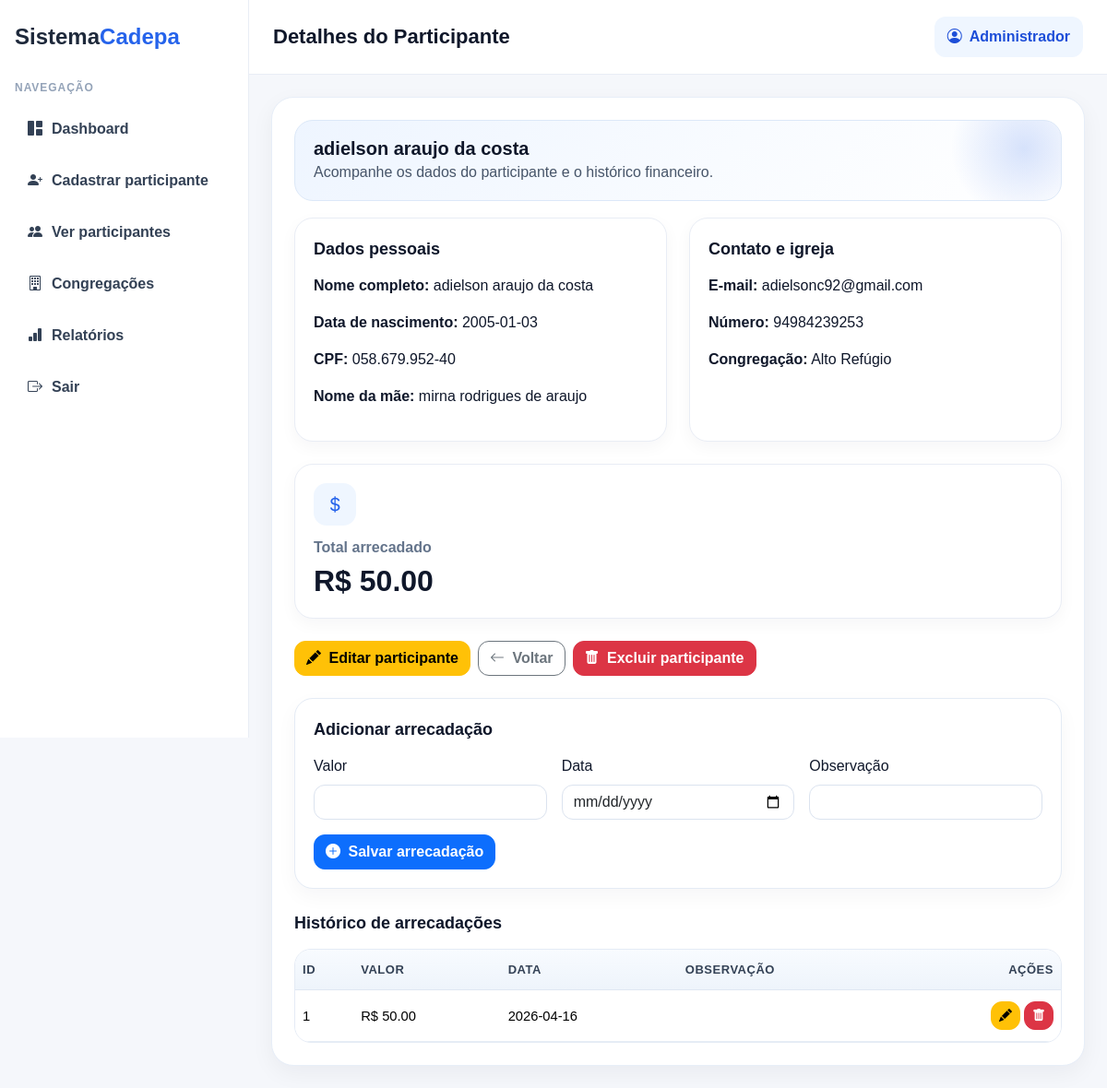
Page /participantes/1 (signed in) on the committed database.
### tables this page shows
CREATE TABLE participantes (
            id INTEGER PRIMARY KEY AUTOINCREMENT,
            nome_completo TEXT,
            data_nascimento TEXT,
            cpf TEXT UNIQUE,
            email TEXT,
            numero TEXT,
            nome_mae TEXT,
            congregacao TEXT
        );

CREATE TABLE arrecadacoes (
            id INTEGER PRIMARY KEY AUTOINCREMENT,
            participante_id INTEGER,
            valor REAL,
            data_lancamento TEXT,
            observacao TEXT,
            FOREIGN KEY (participante_id) REFERENCES participantes(id)
        );

### app.py (the view)
@app.route("/participantes/<int:id>")
def detalhe_participante(id):
    if "user_id" not in session:
        return redirect("/login")
    conn = get_db()
    participante = conn.execute("""
        SELECT * FROM participantes
        WHERE id = ?
    """, (id,)).fetchone()
    arrecadacoes = conn.execute("""
        SELECT * FROM arrecadacoes
        WHERE participante_id = ?
        ORDER BY id DESC
    """, (id,)).fetchall()
    total = conn.execute("""
        SELECT COALESCE(SUM(valor), 0) AS total_arrecadado
        FROM arrecadacoes
        WHERE participante_id = ?
    """, (id,)).fetchone()
    conn.close()
    if not participante:
        return "Participante não encontrado"
    return render_template(
        "detalhe_participante.html",
        participante=participante,
        arrecadacoes=arrecadacoes,
        total=total["total_arrecadado"]
    )

### app.py (called while the page is built)
def get_db():
    conn = sqlite3.connect(DB_PATH)
    conn.row_factory = sqlite3.Row
    return conn

### templates/detalhe_participante.html (shortened to what this page needs)
{% extends "base.html" %}
{% block page_title %}Detalhes do Participante{% endblock %}
{% block page_content %}
<div class="page-header">
    <h3>{{ participante.nome_completo }}</h3>
    <p>Acompanhe os dados do participante e o histórico financeiro.</p>
</div>
<div class="row g-4">
    <div class="col-lg-6">
        <div class="stat-card">
            <div class="section-title">Dados pessoais</div>
            <p><strong>Nome completo:</strong> {{ participante.nome_completo }}</p>
            <p><strong>Data de nascimento:</strong> {{ participante.data_nascimento }}</p>
            <p><strong>CPF:</strong> {{ participante.cpf }}</p>
            <p><strong>Nome da mãe:</strong> {{ participante.nome_mae }}</p>
        </div>
    </div>
    <div class="col-lg-6">
        <div class="stat-card">
            <div class="section-title">Contato e igreja</div>
            <p><strong>E-mail:</strong> {{ participante.email }}</p>
            <p><strong>Número:</strong> {{ participante.numero }}</p>
            <p><strong>Congregação:</strong> {{ participante.congregacao }}</p>
        </div>
    </div>
    <div class="col-12">
        <div class="stat-card">
            <div class="icon">
                <i class="bi bi-currency-dollar"></i>
            </div>
            <h6>Total arrecadado</h6>
            <h2>R$ {{ "%.2f"|format(total) }}</h2>
        </div>
    </div>
    <div class="col-12 d-flex flex-wrap gap-2">
        <a href="/participantes/{{ participante.id }}/editar" class="btn btn-warning">
            <i class="bi bi-pencil-fill me-1"></i> Editar participante
        </a>
        <a href="/participantes" class="btn btn-outline-secondary">
            <i class="bi bi-arrow-left me-1"></i> Voltar
        </a>
        <form method="POST" action="/participantes/{{ participante.id }}/excluir" onsubmit="return confirm('Tem certeza que deseja excluir este participante?');">
            <button type="submit" class="btn btn-danger">
                <i class="bi bi-trash-fill me-1"></i> Excluir participante
            </button>
        </form>
    </div>
    <div class="col-12">
        <div class="surface-card">
            <div class="section-title">Adicionar arrecadação</div>
            <form method="POST" action="/participantes/{{ participante.id }}/arrecadar">
                <div class="row g-3">
                    <div class="col-md-4">
                        <label class="form-label">Valor</label>
                        <input type="number" step="0.01" name="valor" class="form-control" required>
                    </div>
                    <div class="col-md-4">
                        <label class="form-label">Data</label>
                        <input type="date" name="data_lancamento" class="form-control" required>
                    </div>
                    <div class="col-md-4">
                        <label class="form-label">Observação</label>
                        <input type="text" name="observacao" class="form-control">
                    </div>
                </div>
                <div class="mt-3">
                    <button type="submit" class="btn btn-primary">
                        <i class="bi bi-plus-circle-fill me-1"></i> Salvar arrecadação
                    </button>
                </div>
            </form>
        </div>
    </div>
    <div class="col-12">
        <div class="section-title">Histórico de arrecadações</div>
        <div class="table-responsive table-modern">
            <table class="table table-hover align-middle mb-0">
                <thead>
                    <tr>
                        <th>ID</th>
                        <th>Valor</th>
                        <th>Data</th>
                        <th>Observação</th>
                        <th class="text-end">Ações</th>
                    </tr>
                </thead>
                <tbody>
                    {% for a in arrecadacoes %}
                    <tr>
                        <td>{{ a.id }}</td>
                        <td>R$ {{ "%.2f"|format(a.valor) }}</td>
                        <td>{{ a.data_lancamento }}</td>
                        <td>{{ a.observacao }}</td>
                        <td class="text-end">
                            <a href="/arrecadacoes/{{ a.id }}/editar" class="btn btn-sm btn-warning">
                                <i class="bi bi-pencil-fill"></i>
                            </a>
                            <form method="POST" action="/arrecadacoes/{{ a.id }}/excluir" style="display:inline;" onsubmit="return confirm('Deseja excluir esta arrecadação?');">
                                <button type="submit" class="btn btn-sm btn-danger">
                                    <i class="bi bi-trash-fill"></i>
                                </button>
                            </form>
                        </td>
                    </tr>
                    {% endfor %}
                </tbody>
            </table>
        </div>
    </div>
</div>
{% endblock %}

### templates/base.html (style rules this page uses)
body { background: #f5f7fb; font-family: Arial, sans-serif; margin: 0; color: #0f172a; }
.page-header { position: relative; overflow: hidden; border-radius: 20px; padding: 18px 20px; margin-bottom: 18px; background: linear-gradient(135deg, #eef5ff 0%, #f8fbff 55%, #ffffff 100%); border: 1px solid #dce8f8; }
.page-header::after { content: ""; position: absolute; right: -40px; top: -50px; width: 160px; height: 160px; border-radius: 50%; background: radial-gradient(circle, rgba(37, 99, 235, 0.18) 0%, rgba(37, 99, 235, 0) 70%); }
.page-header h3 { margin: 0 0 2px 0; font-size: 1.25rem; font-weight: 700; color: #0f172a; position: relative; z-index: 1; }
.page-header p { margin: 0; color: #475569; position: relative; z-index: 1; }
.surface-card { background: #ffffff; border: 1px solid #e4ebf5; border-radius: 20px; box-shadow: 0 8px 22px rgba(15, 23, 42, 0.04); padding: 20px; }
.stat-card { background: #fff; border: 1px solid #e9edf5; border-radius: 20px; padding: 20px; box-shadow: 0 6px 18px rgba(15, 23, 42, 0.04); height: 100%; transition: transform 0.18s ease, box-shadow 0.18s ease; }
.stat-card .icon { width: 46px; height: 46px; border-radius: 14px; display: flex; align-items: center; justify-content: center; background: #eff6ff; color: #2563eb; font-size: 20px; margin-bottom: 14px; }
.stat-card h6 { color: #64748b; margin-bottom: 8px; font-weight: 600; }
.stat-card h2 { margin: 0; color: #0f172a; font-weight: 700; }
.section-title { font-size: 18px; font-weight: 700; color: #0f172a; margin-bottom: 14px; }
.table-modern { border-radius: 18px; overflow: hidden; border: 1px solid #e4ebf5; background: #ffffff; }
.table-modern thead th { background: linear-gradient(180deg, #f8fbff 0%, #eef4fb 100%); color: #334155; border-bottom: 1px solid #dfe7f2; font-size: 13px; font-weight: 700; text-transform: uppercase; letter-spacing: 0.04em; padding-top: 12px; padding-bottom: 12px; }
.table-modern td { vertical-align: middle; border-color: #e6edf5; font-size: 0.92rem; padding-top: 12px; padding-bottom: 12px; }
.btn-primary, .btn-success, .btn-warning, .btn-danger, .btn-outline-secondary, .btn-outline-dark { border-radius: 12px; font-weight: 600; }
.form-control, .form-select { border-radius: 12px; border-color: #dbe3ef; }

### rows in the picture
participantes: nome_completo "adielson araujo da costa", data_nascimento "2005-01-03", cpf "058.679.952-40", nome_mae "mirna rodrigues de araujo", email "adielsonc92@gmail.com", numero "94984239253", congregacao "Alto Refúgio"
arrecadacoes: id "1", valor "50.00", data_lancamento "2026-04-16"

### other values in the picture
{{ session.get("nome", "Usuário") }} "Administrador"
{{ "%.2f"|format(total) }} "50.00"
